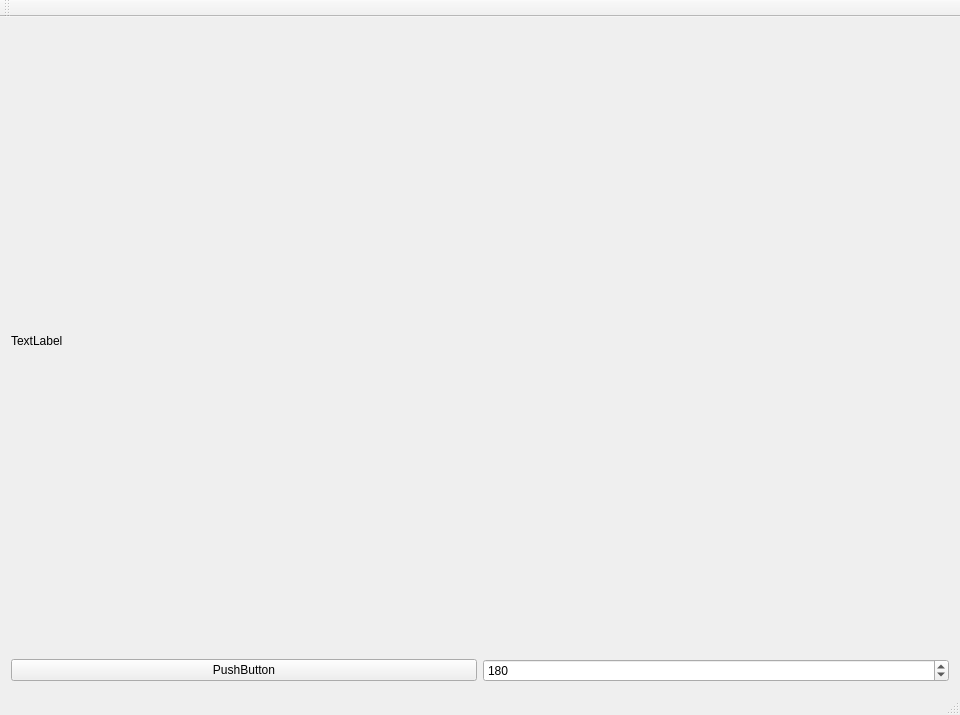
<?xml version="1.0" encoding="UTF-8"?>
<ui version="4.0">
 <class>SdlEventClass</class>
 <widget class="QMainWindow" name="SdlEventClass">
  <property name="geometry">
   <rect>
    <x>0</x>
    <y>0</y>
    <width>960</width>
    <height>715</height>
   </rect>
  </property>
  <property name="windowTitle">
   <string>SdlEvent</string>
  </property>
  <widget class="QWidget" name="centralWidget">
   <layout class="QVBoxLayout" name="verticalLayout">
    <item>
     <layout class="QGridLayout" name="gridLayout">
      <item row="1" column="1">
       <widget class="QPushButton" name="pushButton">
        <property name="text">
         <string>PushButton</string>
        </property>
       </widget>
      </item>
      <item row="1" column="2">
       <widget class="QSpinBox" name="spinBox">
        <property name="maximum">
         <number>255</number>
        </property>
        <property name="singleStep">
         <number>5</number>
        </property>
        <property name="value">
         <number>180</number>
        </property>
       </widget>
      </item>
      <item row="0" column="1" colspan="2">
       <widget class="QLabel" name="label">
        <property name="text">
         <string>TextLabel</string>
        </property>
       </widget>
      </item>
     </layout>
    </item>
   </layout>
  </widget>
  <widget class="QMenuBar" name="menuBar">
   <property name="geometry">
    <rect>
     <x>0</x>
     <y>0</y>
     <width>960</width>
     <height>37</height>
    </rect>
   </property>
  </widget>
  <widget class="QToolBar" name="mainToolBar">
   <attribute name="toolBarArea">
    <enum>TopToolBarArea</enum>
   </attribute>
   <attribute name="toolBarBreak">
    <bool>false</bool>
   </attribute>
  </widget>
  <widget class="QStatusBar" name="statusBar"/>
 </widget>
 <layoutdefault spacing="6" margin="11"/>
 <resources>
  <include location="SdlEvent.qrc"/>
 </resources>
 <connections/>
</ui>
